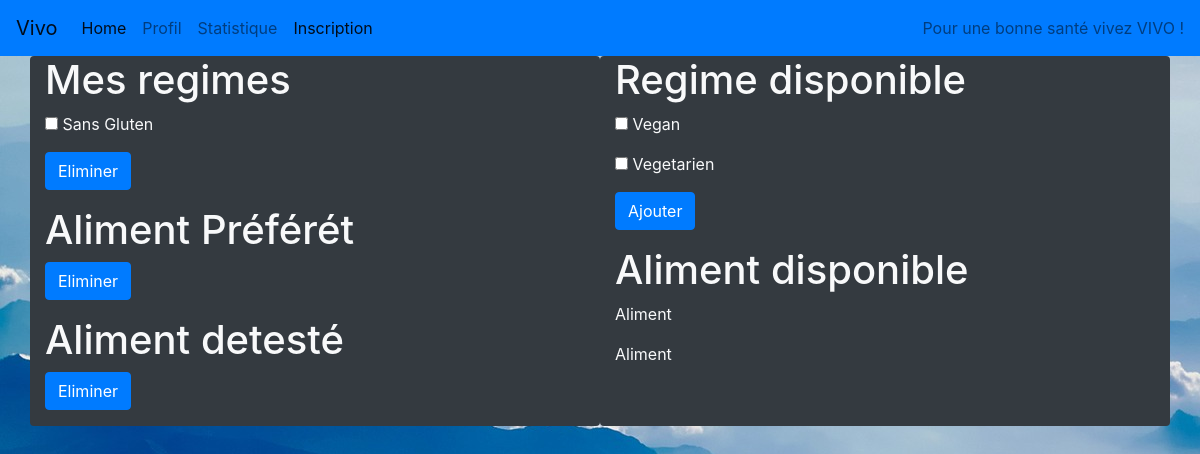
The app's page /Gout/gout.php, older data.
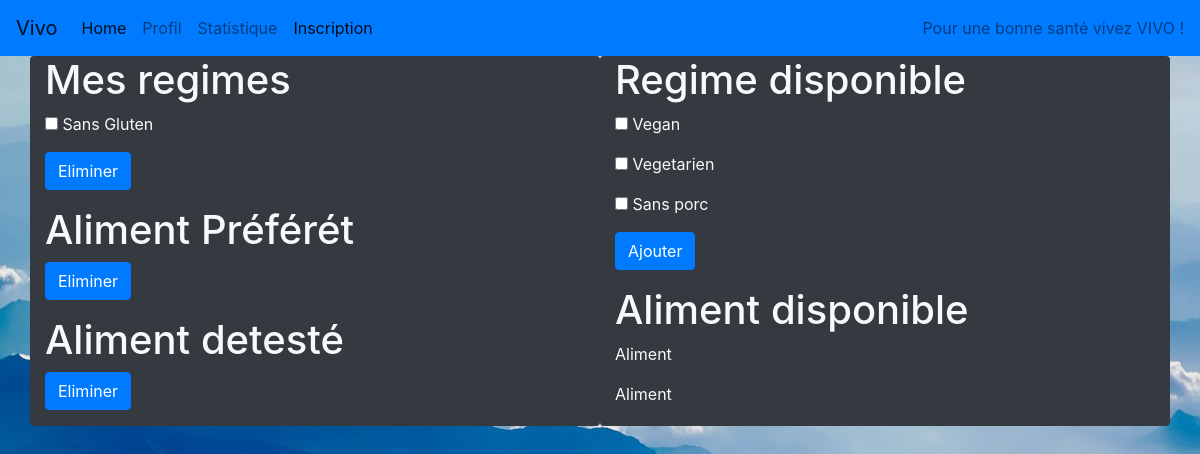
The same page, newer data.
### tables this page shows
CREATE TABLE IF NOT EXISTS `regime` (
  `id` int(11) NOT NULL AUTO_INCREMENT,
  `Nom` varchar(20) NOT NULL,
  `urlRegime` varchar(255) NOT NULL,
  PRIMARY KEY (`id`)
);

### Gout/gout.php (the view, shortened to what this page needs)
<?php
$BD=getBD();
?>
<html>
<head>
    <link rel="stylesheet" href="gout.css" type="text/css">
    <link rel="stylesheet" href="https://stackpath.bootstrapcdn.com/bootstrap/4.2.1/css/bootstrap.min.css">
</head>
<header>
    <nav class="navbar navbar-expand-lg navbar-light bg-primary">
        <a class="navbar-brand" href="../index.html">Vivo</a>
        <div class="collapse navbar-collapse" id="navbarText">
            <ul class="navbar-nav mr-auto">
                <li class="nav-item active">
                    <a class="nav-link" href="../index.html">Home <span class="sr-only">(current)</span></a>
                </li>
                <li class="nav-item">
                    <a class="nav-link" href="../Profil/Profil.php">Profil</a>
                </li>
                <li class="nav-item">
                    <a class="nav-link" href="../Statistique/Statistique.php">Statistique</a>
                </li>
                <li class="nav-item active">
                    <a class="nav-link" href="../Inscription/inscription.html">Inscription</a>
                </li>
            </ul>
            <span class="navbar-text">
                Pour une bonne santé vivez VIVO !
            </span>
        </div>
    </nav>
</header>
<body>
    <div class="container">
        <div class="row">
            <div class="col-10 col-lg-6 bg-dark mx-auto text-light rounded">
                <div>
                    <h1>Mes regimes</h1>
                    <form method="get" action="Gout.php">
                    <?php $req=$BD->query("SELECT * FROM regime WHERE id in (SELECT id_Regime FROM regime_profil WHERE id_profil=1)");
                    $i=0;
                    while($ligne = $req->fetch()){
                                echo '<p><input type="checkbox" name="'.$i.'" value="'.$ligne['id'].'"> '.$ligne['Nom'].'</p>';
                                $i+=1;
                            }
                    ?>
                    <input type="submit" class="btn btn-primary" name="submit" value="Eliminer">
                    </form>
                </div>
                <div>
                    <h1>Aliment Préférét</h1>
                    <form method="get" action="Gout.php">
                    <input type="submit" class="btn btn-primary" name="submit" value="Eliminer">
                    </form>
                </div>
                <div>
                    <h1>Aliment detesté</h1>
                    <form method="get" action="Gout.php">
                    <input type="submit" class="btn btn-primary" name="submit" value="Eliminer">
                    </form>
                </div>
            </div>
            <div class="col-10 col-lg-6 bg-dark mx-auto text-light rounded"    >
                <div>
                    <h1>Regime disponible</h1>
                    <form method="get" action="Gout.php">
                    <?php $req=$BD->query("SELECT * FROM regime WHERE id NOT in (SELECT id_Regime FROM regime_profil WHERE id_profil=1)");
                    $i=0;
                    while($ligne = $req->fetch()){
                                echo '<p><input type="checkbox" name="'.$i.'" value="'.$ligne['id'].'"> '.$ligne['Nom'].'</p>';
                        $i+=1;
                            }
                    ?>
                    <input type="submit" class="btn btn-primary" name="submit" value="Ajouter">
                    </form>
                </div>
                <div>
                    <h1>Aliment disponible</h1>
                    <p class="select">
                        Aliment
                    </p>
                    <p class="select">
                        Aliment
                    </p>
                </div>
            </div>
        </div>
    </div>
</body>
</html>

### Gout/gout.css (style rules this page uses)
html { margin: 0px; height: 100%; width: 100%; }
body { background: url(../Image/mountains-1985027_1920.jpg); background-size: auto; background-attachment: fixed; margin: 0px; height: 100%; width: 100%; display: inline; }

Row changes from the older to the newer data that the page shows:
added regime: Nom "Sans porc", shown under "Regime disponible"
